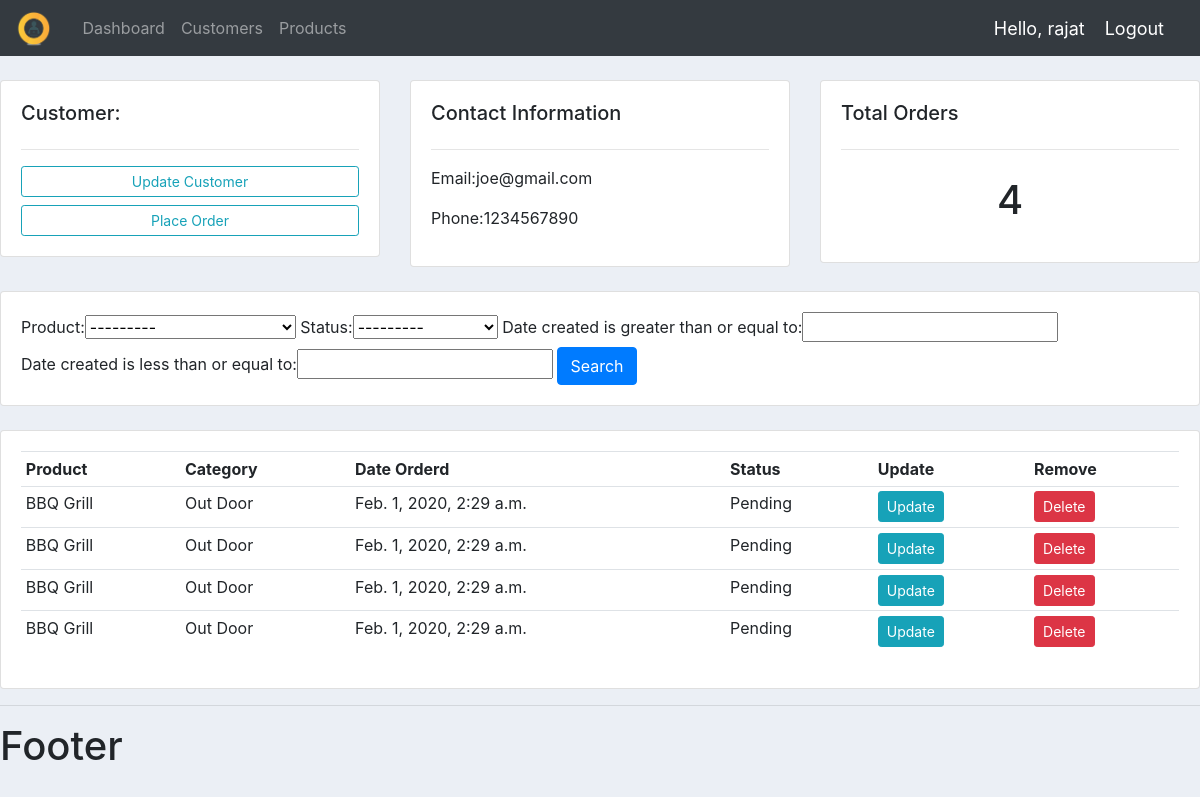
/accounts/customers/1/ (signed in), run on an earlier commit of the app's database.
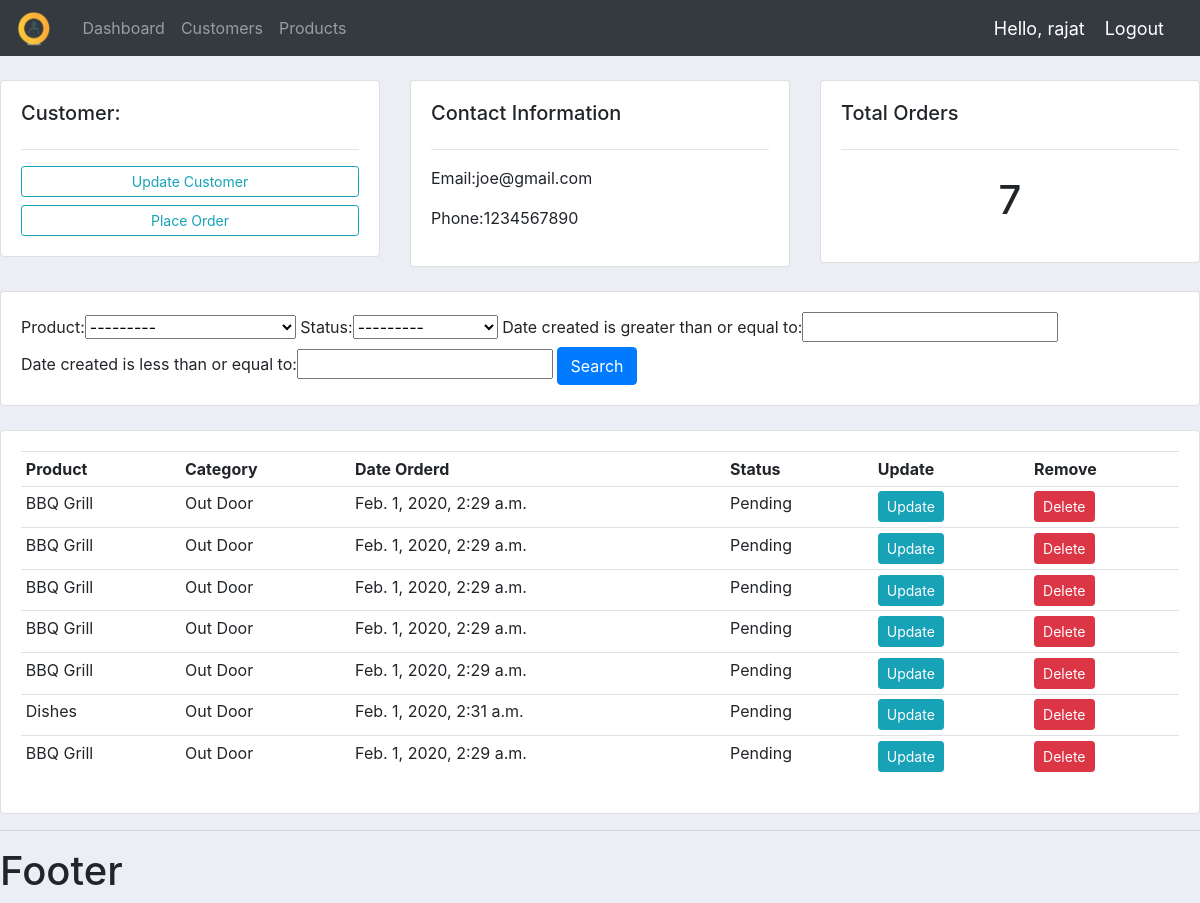
And on a later commit of the database.
### accounts/models.py (models this page shows)
class Order(models.Model):
    status = (
        ('Pending', 'Pending'),
        ('Out For Delivery', 'Out For Delivery'),
        ('Delivered', 'Delivered')
    )
    customer = models.ForeignKey(Customer, null=True, on_delete=models.SET_NULL)
    product = models.ForeignKey(Product, null=True, on_delete=models.SET_NULL)
    date_created = models.DateTimeField(auto_now_add=True, null=True)
    status = models.CharField(max_length=200, null=True, choices=status)

class Product(models.Model):
    category = (
        ('Indoor', 'Indoor'),
        ('Out Door', 'Out Door')
    )
    name = models.CharField(max_length=200, null=True)
    prize = models.FloatField(null=True)
    category = models.CharField(max_length=200, null=True,choices=category)
    description = models.CharField(max_length=200, null=True, blank=True)
    date_created = models.DateTimeField(auto_now_add=True, null=True)
    tags = models.ManyToManyField(Tag)
    def __str__(self):
        return self.name+"      "+str(self.prize)+"      "+self.category

### accounts/views.py (the view)
# urls.py: path('customers/<str:id>/', views.customers, name="customers"),
@login_required(login_url='login')
def customers(request, id):
    customer = Customer.objects.get(id=id)
    orders = customer.order_set.all();
    totalOrders = orders.count();
    myFilter = OrderFilter(request.GET, queryset=orders)
    orders = myFilter.qs
    context = {
        'customer': customer,
        'orders': orders,
        'totalOrders': totalOrders,
        'myFilter': myFilter
    }
    return render(request, 'accounts/customer.html', context)

### accounts/templates/accounts/customer.html
{% extends 'accounts/main.html' %}
{% block content %}
    <br>
    <div class="row">
        <div class="col-md">
            <div class="card card-body">
                <h5>Customer:</h5>
                <hr>
                <a class="btn btn-outline-info  btn-sm btn-block" href="">Update Customer</a>
                <a class="btn btn-outline-info  btn-sm btn-block" href="{% url 'create_order'  customer.id %}">Place Order</a>
            </div>
        </div>
        <div class="col-md">
            <div class="card card-body">
                <h5>Contact Information</h5>
                <hr>
                <p>Email:{{customer.email}}</p>
                <p>Phone:{{ customer.phone }}</p>
            </div>
        </div>
        <div class="col-md">
            <div class="card card-body">
                <h5>Total Orders</h5>
                <hr>
                <h1 style="text-align: center;padding: 10px">{{ totalOrders }}</h1>
            </div>
        </div>
    </div>
    <br>
    <div class="row">
        <div class="col">
            <div class="card card-body">
                <form method="get">
                    {{ myFilter.form }}
                    <button class="btn btn-primary" type="submit">Search</button>
              </form>
            </div>
        </div>
    </div>
    <br>
    <div class="row">
        <div class="col-md">
            <div class="card card-body">
                <table class="table table-sm">
                    <tr>
                        <th>Product</th>
                        <th>Category</th>
                        <th>Date Orderd</th>
                        <th>Status</th>
                        <th>Update</th>
                        <th>Remove</th>
                    </tr>
                    {% for order in orders %}
                        <tr>
                            <td>{{ order.product.name }}</td>
                            <td>{{ order.product.category }}</td>
                            <td>{{ order.product.date_created }}</td>
                            <td>{{ order.status }}</td>
                            <td><a href="{% url 'update_order' order.id %}" class="btn btn-sm btn-info">Update</a></td>
                        <td><a href="{% url 'delete_order' order.id %}" class="btn btn-sm btn-danger">Delete</a></td>
                        </tr>
                    {% endfor %}
                </table>
            </div>
        </div>
    </div>
{% endblock %}

What changed in the data, as far as the page shows it:
added Order: product.name "BBQ Grill", product.category "Out Door", product.date_created "Feb. 1, 2020, 2:29 a.m.", status "Pending"
added Order: product.name "Dishes", product.category "Out Door", product.date_created "Feb. 1, 2020, 2:31 a.m.", status "Pending"
added Order: product.name "BBQ Grill", product.category "Out Door", product.date_created "Feb. 1, 2020, 2:29 a.m.", status "Pending"
Also different on the page:
{{ totalOrders }}: "4" → "7"
